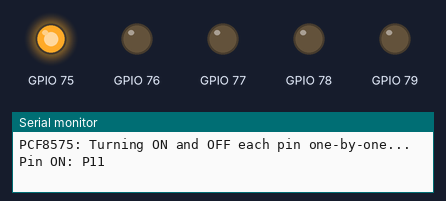
This sketch was run on a simulated ESP32. Shown: output pins drawn as LEDs (lit = HIGH), the last lines printed to the serial monitor.

Above: at 0.4 s.
At 2.0 s:
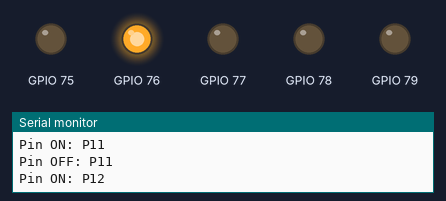
At 3.6 s:
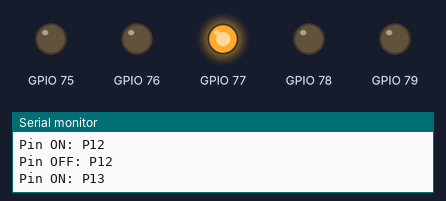
At 5.2 s:
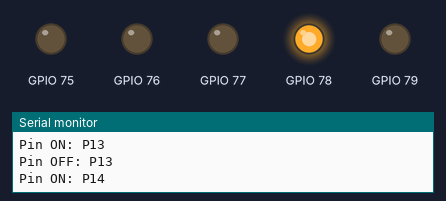
At 6.8 s:
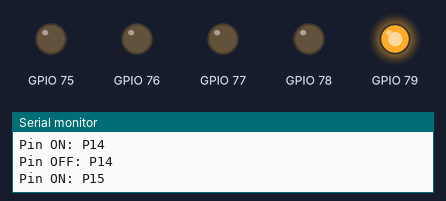
At 9.2 s:
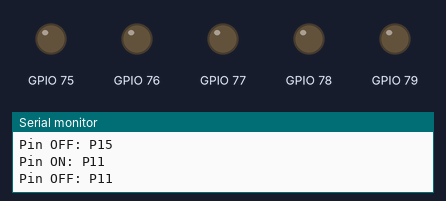
Timing chart, 0 to 10.4 s (numbered marks = the images above):
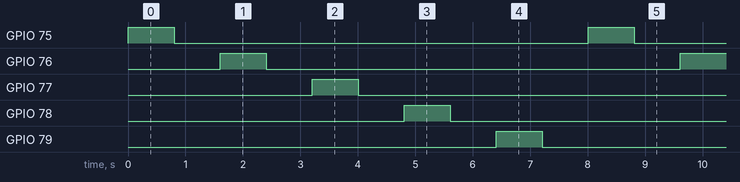

The sketch:

PCF8575_ESP32_all_pin_high.ino
```cpp
#include <Arduino.h>
#include <Wire.h>
#include <PCF8575.h>

#define SDA_PIN 8
#define SCL_PIN 9

PCF8575 pcf8575(0x24);

void setup() {
  Serial.begin(115200);
  Wire.begin(SDA_PIN, SCL_PIN);
  Wire.setClock(100000);

  pcf8575.begin();

  // Set all pins as OUTPUT and start LOW
  for (int pin = P11; pin <= P15; pin++) {
    pcf8575.pinMode(pin, OUTPUT);
    pcf8575.digitalWrite(pin, LOW);
  }

  Serial.println("PCF8575: Turning ON and OFF each pin one-by-one...");
}

void loop() {
  for (int pin = P11; pin <= P15; pin++) {
    Serial.print("Pin ON: P"); Serial.println(pin);
    pcf8575.digitalWrite(pin, HIGH);
    delay(800);

    Serial.print("Pin OFF: P"); Serial.println(pin);
    pcf8575.digitalWrite(pin, LOW);
    delay(800);
  }
  // pcf8575.digitalWrite(P11, HIGH);
  // pcf8575.digitalWrite(P12, HIGH);
  // pcf8575.digitalWrite(P13, HIGH);
  // pcf8575.digitalWrite(P14, HIGH);
  // pcf8575.digitalWrite(P15, HIGH);
}
```

Measured:
- by itself, GPIO 75–79: alternates HIGH for 0.80 s and LOW for 7.2 s
- by itself, everything shown: repeats every 8.0 s, in 10 steps
